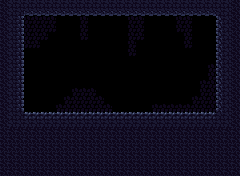

This game map was drawn from its Tiled (.tmx) file and the tilesets committed beside it. A one-line description and the full map source follow:
An orthogonal 30x22 tile map with 8x8 px tiles, 3 tile layers (Background_2, Background_1, Collision) and 6 objects (3x crateLocation, CorgiEnemy, JumpLocation, PlayerSpawn).

<map version="1.10" tiledversion="1.10.1" orientation="orthogonal" renderorder="right-down" width="30" height="22" tilewidth="8" tileheight="8" infinite="0" nextlayerid="12" nextobjectid="23">
 <tileset firstgid="1" source="../tower-tileset.tsx" />
 <layer id="5" name="Background_2" width="30" height="22">
  <data encoding="csv">
0,0,0,0,0,0,0,0,0,0,0,0,0,0,0,0,0,0,0,0,0,0,0,0,0,0,0,0,0,0,
0,0,0,0,0,0,0,0,0,0,0,0,0,0,0,0,0,0,0,0,0,0,0,0,0,0,0,0,0,0,
0,0,0,0,0,0,0,0,0,0,0,0,0,0,0,0,0,0,0,0,0,0,0,0,0,0,0,0,0,0,
0,0,0,0,0,0,0,0,0,0,0,0,0,0,0,0,0,0,0,0,0,0,0,0,0,0,0,0,0,0,
0,0,0,0,0,0,0,0,0,0,0,0,0,0,0,0,0,0,0,0,0,0,0,0,0,0,0,0,0,0,
0,0,0,0,0,0,0,0,0,0,0,0,0,0,0,0,0,0,0,0,0,0,0,0,0,0,0,0,0,0,
0,0,0,0,0,0,0,0,0,0,0,0,0,0,0,0,0,0,0,0,0,0,0,0,0,0,0,0,0,0,
0,0,0,0,0,0,0,0,0,0,0,0,0,0,0,0,0,0,0,0,0,0,0,0,0,0,0,0,0,0,
0,0,0,0,0,0,0,0,0,0,0,0,0,0,0,0,0,0,0,0,0,0,0,0,0,0,0,0,0,0,
0,0,0,0,0,0,0,0,0,0,0,0,0,0,0,0,0,0,0,0,0,0,0,0,0,0,0,0,0,0,
0,0,0,0,0,0,0,0,0,0,0,0,0,0,0,0,0,0,0,0,0,0,0,0,0,0,0,0,0,0,
0,0,0,0,0,0,0,0,0,0,0,0,0,0,0,0,0,0,0,0,0,0,0,0,0,0,0,0,0,0,
0,0,0,0,0,0,0,0,0,0,0,0,0,0,0,0,0,0,0,0,0,0,0,0,0,0,0,0,0,0,
0,0,0,0,0,0,0,0,0,0,0,0,0,0,0,0,0,0,0,0,0,0,0,0,0,0,0,0,0,0,
0,0,0,0,0,0,0,0,0,0,0,0,0,0,0,0,0,0,0,0,0,0,0,0,0,0,0,0,0,0,
0,0,0,0,0,0,0,0,0,0,0,0,0,0,0,0,0,0,0,0,0,0,0,0,0,0,0,0,0,0,
0,0,0,0,0,0,0,0,0,0,0,0,0,0,0,0,0,0,0,0,0,0,0,0,0,0,0,0,0,0,
0,0,0,0,0,0,0,0,0,0,0,0,0,0,0,0,0,0,0,0,0,0,0,0,0,0,0,0,0,0,
0,0,0,0,0,0,0,0,0,0,0,0,0,0,0,0,0,0,0,0,0,0,0,0,0,0,0,0,0,0,
0,0,0,0,0,0,0,0,0,0,0,0,0,0,0,0,0,0,0,0,0,0,0,0,0,0,0,0,0,0,
0,0,0,0,0,0,0,0,0,0,0,0,0,0,0,0,0,0,0,0,0,0,0,0,0,0,0,0,0,0,
0,0,0,0,0,0,0,0,0,0,0,0,0,0,0,0,0,0,0,0,0,0,0,0,0,0,0,0,0,0
</data>
 </layer>
 <layer id="2" name="Background_1" width="30" height="22">
  <data encoding="csv">
0,0,0,0,0,0,0,0,0,0,0,0,0,0,0,0,0,0,0,0,0,0,0,0,0,0,0,0,0,0,
0,0,0,0,0,0,0,0,0,0,0,0,0,0,0,0,0,0,0,0,0,0,0,0,0,0,0,0,0,0,
0,0,0,0,0,0,0,0,0,0,0,0,0,0,0,0,0,0,0,0,0,0,0,0,0,0,0,0,0,0,
0,0,0,0,0,0,0,0,0,0,0,0,0,0,0,0,0,0,0,0,0,0,0,0,0,0,0,0,0,0,
0,0,0,0,0,0,0,0,0,0,0,0,0,0,0,0,0,0,0,0,0,0,0,0,0,0,0,0,0,0,
0,0,0,0,0,0,0,0,0,0,0,0,0,0,0,0,0,0,0,0,0,0,0,0,0,0,0,0,0,0,
0,0,0,0,0,0,0,0,0,0,0,0,0,0,0,0,0,0,0,0,0,0,0,0,0,0,0,0,0,0,
0,0,0,0,0,0,0,0,0,0,0,0,0,0,0,0,0,0,0,0,0,0,0,0,0,0,0,0,0,0,
0,0,0,0,0,0,0,0,0,0,0,0,0,0,0,0,0,0,0,0,0,0,0,0,0,0,0,0,0,0,
0,0,0,0,0,0,0,0,0,0,0,0,0,0,0,0,0,0,0,0,0,0,0,0,0,0,0,0,0,0,
0,0,0,0,0,0,0,0,0,0,0,0,0,0,0,0,0,0,0,0,0,0,0,0,0,0,0,0,0,0,
0,0,0,0,0,0,0,0,0,0,0,0,0,0,0,0,0,0,0,0,0,0,0,0,0,0,0,0,0,0,
0,0,0,0,0,0,0,0,0,0,0,0,0,0,0,0,0,0,0,0,0,0,0,0,0,0,0,0,0,0,
0,0,0,0,0,0,0,0,0,0,0,0,0,0,0,0,0,0,0,0,0,0,0,0,0,0,0,0,0,0,
0,0,0,0,0,0,0,0,0,0,0,0,0,0,0,0,0,0,0,0,0,0,0,0,0,0,0,0,0,0,
0,0,0,0,0,0,0,0,0,0,0,0,0,0,0,0,0,0,0,0,0,0,0,0,0,0,0,0,0,0,
0,0,0,0,0,0,0,0,0,0,0,0,0,0,0,0,0,0,0,0,0,0,0,0,0,0,0,0,0,0,
0,0,0,0,0,0,0,0,0,0,0,0,0,0,0,0,0,0,0,0,0,0,0,0,0,0,0,0,0,0,
0,0,0,0,0,0,0,0,0,0,0,0,0,0,0,0,0,0,0,0,0,0,0,0,0,0,0,0,0,0,
0,0,0,0,0,0,0,0,0,0,0,0,0,0,0,0,0,0,0,0,0,0,0,0,0,0,0,0,0,0,
0,0,0,0,0,0,0,0,0,0,0,0,0,0,0,0,0,0,0,0,0,0,0,0,0,0,0,0,0,0,
0,0,0,0,0,0,0,0,0,0,0,0,0,0,0,0,0,0,0,0,0,0,0,0,0,0,0,0,0,0
</data>
 </layer>
 <objectgroup id="9" name="Enemies">
  <object id="7" name="CorgiEnemy" x="164" y="80">
   <point />
  </object>
 </objectgroup>
 <objectgroup id="11" name="CrateLocations">
  <object id="16" name="crateLocation" x="31.5" y="104.5">
   <point />
  </object>
  <object id="17" name="crateLocation" x="80" y="104">
   <point />
  </object>
  <object id="19" name="crateLocation" x="128" y="104">
   <point />
  </object>
 </objectgroup>
 <objectgroup id="10" name="BossCues">
  <object id="13" name="JumpLocation" x="91.333" y="33.25">
   <point />
  </object>
 </objectgroup>
 <objectgroup id="7" name="Spawns">
  <object id="2" name="PlayerSpawn" x="48" y="104">
   <point />
  </object>
 </objectgroup>
 <layer id="1" name="Collision" width="30" height="22">
  <data encoding="csv">
71,72,72,72,72,72,72,72,72,72,72,72,72,72,72,72,72,72,72,72,72,72,72,72,72,72,72,72,72,71,
71,72,72,76,76,76,76,76,76,76,76,76,76,76,76,76,76,76,76,76,76,76,76,76,76,76,76,72,72,71,
71,72,74,77,77,77,77,0,0,0,77,0,0,0,0,0,77,77,0,0,0,0,77,77,0,0,0,75,72,71,
71,72,74,77,77,77,77,0,0,0,77,0,0,0,0,0,77,77,0,0,0,0,77,77,0,0,0,75,72,71,
71,72,74,77,77,77,0,0,0,0,77,0,0,0,0,0,77,77,0,0,0,0,0,77,0,0,0,75,72,71,
71,72,74,77,77,0,0,0,0,0,0,0,0,0,0,0,77,0,0,0,0,0,0,77,0,0,0,75,72,71,
71,72,74,0,0,0,0,0,0,0,0,0,0,0,0,0,77,0,0,0,0,0,0,0,0,0,0,75,72,71,
71,72,74,0,0,0,0,0,0,0,0,0,0,0,0,0,0,0,0,0,0,0,0,0,0,0,0,75,72,71,
71,72,74,0,0,0,0,0,0,0,0,0,0,0,0,0,0,0,0,0,0,0,0,0,0,0,77,75,72,71,
71,72,74,0,0,0,0,0,0,0,0,0,0,0,0,0,0,0,0,0,0,0,0,0,0,0,77,75,72,71,
71,72,74,0,0,0,0,0,0,0,0,0,0,0,0,0,0,0,0,0,0,0,0,0,0,77,77,75,72,71,
71,72,74,0,0,0,0,0,0,77,77,77,0,0,0,0,0,0,0,0,0,0,0,0,0,77,77,75,72,71,
71,72,74,0,0,0,0,0,77,77,77,77,77,0,0,0,0,0,0,0,0,0,0,0,77,77,77,75,72,71,
71,72,74,0,0,0,0,77,77,77,77,77,77,77,0,0,0,0,0,77,77,77,77,77,77,77,77,75,72,71,
71,72,72,73,73,73,73,73,73,73,73,73,73,73,73,73,73,73,73,73,73,73,73,73,73,73,73,72,72,71,
71,72,72,72,72,72,72,72,72,72,72,72,72,72,72,72,72,72,72,72,72,72,72,72,72,72,72,72,72,71,
71,71,71,71,71,71,71,71,71,71,71,71,71,71,71,71,71,71,71,71,71,71,71,71,71,71,71,71,71,71,
71,71,71,71,71,71,71,71,71,71,71,71,71,71,71,71,71,71,71,71,71,71,71,71,71,71,71,71,71,71,
71,71,71,71,71,71,71,71,71,71,71,71,71,71,71,71,71,71,71,71,71,71,71,71,71,71,71,71,71,71,
71,71,71,71,71,71,71,71,71,71,71,71,71,71,71,71,71,71,71,71,71,71,71,71,71,71,71,71,71,71,
71,71,71,71,71,71,71,71,71,71,71,71,71,71,71,71,71,71,71,71,71,71,71,71,71,71,71,71,71,71,
71,71,71,71,71,71,71,71,71,71,71,71,71,71,71,71,71,71,71,71,71,71,71,71,71,71,71,71,71,71
</data>
 </layer>
</map>
